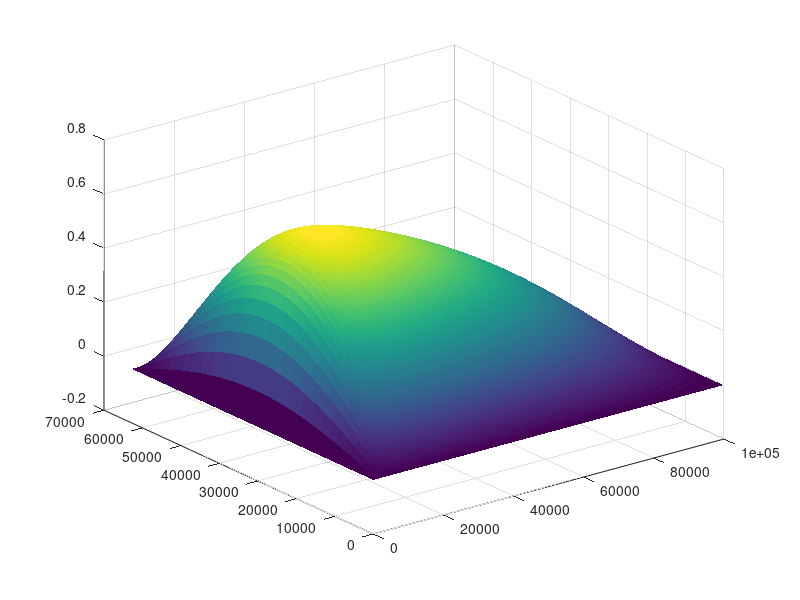

Source code (MATLAB):
Lx = 1.e5;
Ly = 2*pi*1.e4;
H = 200;
W = 0.3*1.e-7;
R = 0.6*1.e-3;
% beta = 0;
beta = 5*1e-10;

alpha = H*beta/R;
gamma = W*pi/(R*Ly);

lambda1 = -alpha*0.5 + sqrt((alpha*0.5)^2+(pi/Ly)^2);
lambda2 = -alpha*0.5 - sqrt((alpha*0.5)^2+(pi/Ly)^2);

c2 = (Ly/pi)^2*gamma*((exp(lambda1*Lx)-1)/(exp(lambda2*Lx)-exp(lambda1*Lx)));
c1 = - c2 - (Ly/pi)^2*gamma;

psi = @(x,y,c1,c2,lambda1,lambda2,Ly,gamma) (c1*exp(lambda1*x) + c2*exp(lambda2*x) + (Ly/pi)^2*gamma).*sin(pi/Ly*y);

x = linspace(0,Lx,100);
y = linspace(0,Ly,1000);

[X,Y] = meshgrid(x,y);

surf(X,Y,psi(X,Y,c1,c2,lambda1,lambda2,Ly,gamma),'EdgeColor','none');
